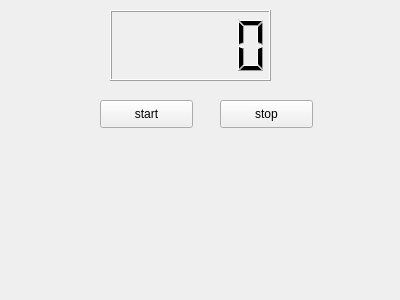
<?xml version="1.0" encoding="UTF-8"?>
<ui version="4.0">
 <class>Widget</class>
 <widget class="QWidget" name="Widget">
  <property name="geometry">
   <rect>
    <x>0</x>
    <y>0</y>
    <width>400</width>
    <height>300</height>
   </rect>
  </property>
  <property name="windowTitle">
   <string>Widget</string>
  </property>
  <widget class="QLCDNumber" name="lcdNumber">
   <property name="geometry">
    <rect>
     <x>110</x>
     <y>10</y>
     <width>161</width>
     <height>71</height>
    </rect>
   </property>
  </widget>
  <widget class="QPushButton" name="buttonStart">
   <property name="geometry">
    <rect>
     <x>100</x>
     <y>100</y>
     <width>93</width>
     <height>28</height>
    </rect>
   </property>
   <property name="text">
    <string>start</string>
   </property>
  </widget>
  <widget class="QPushButton" name="buttonStop">
   <property name="geometry">
    <rect>
     <x>220</x>
     <y>100</y>
     <width>93</width>
     <height>28</height>
    </rect>
   </property>
   <property name="text">
    <string>stop</string>
   </property>
  </widget>
 </widget>
 <layoutdefault spacing="6" margin="11"/>
 <resources/>
 <connections/>
</ui>
